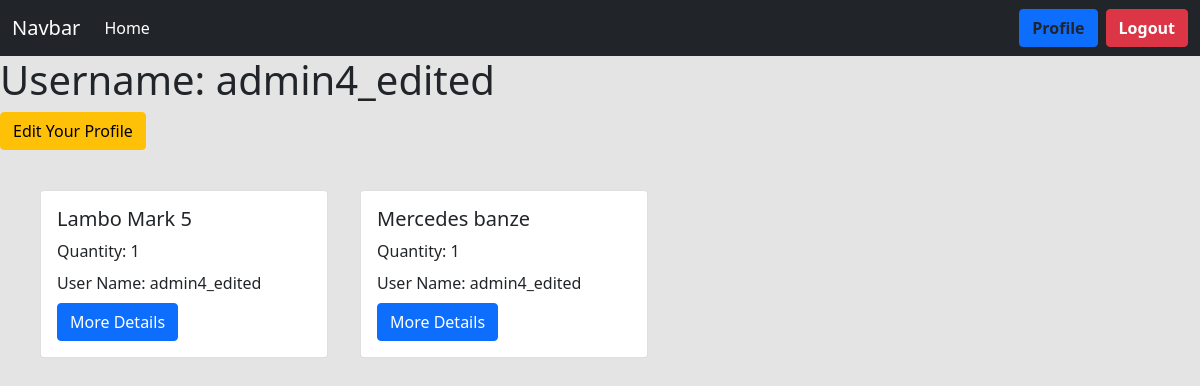
/user/profile/ (signed in), run on the app's committed database.
### user/models.py (models this page shows, shortened)
class History(models.Model):
    name = models.CharField(max_length=100)
    brand = models.CharField(max_length=100)
    quantity = models.IntegerField()
    user = models.ForeignKey(User, on_delete=models.CASCADE, related_name='histories', null=True, blank = True)
    date = models.DateTimeField(auto_now_add = True, null=True, blank=True)

### user/views.py (the view)
# urls.py: path('profile/',views.ProfleView.as_view(), name="profile"),
@method_decorator(login_required , name = 'dispatch')
class ProfleView(DetailView):
    template_name='profile.html'
    model = User
    context_object_name = 'user'
    def get_object(self):
        return self.request.user
    def get_context_data(self, **kwargs):
        context = super().get_context_data(**kwargs)
        context['history'] = History.objects.filter(user=self.request.user)
        return context

### user/templates/profile.html
{% extends "base.html" %}
{% block content %}
<h1>Username: {{user.username}}</h1>
<a href="{% url "changeprofile" %}" class="btn btn-warning">Edit Your Profile</a>
<div class="d-flex flex-wrap m-4">
    {% for car in history %}
    <div class="card m-3" style="width: 18rem;">
        <div class="card-body">
          <h5 class="card-title">{{car.name}}</h5>
          <p class="card-title">Quantity: {{car.quantity}}</p>
          <p class="card-title">User Name: {{car.user.username}}</p>
          <a href="{% url "deatils" car.id %}" class="btn btn-primary">More Details</a>
        </div>
      </div>
    {% endfor %}
</div>
{% endblock %}

### data on the page
History: name "Lambo Mark 5", quantity "1", user.username "admin4_edited"
History: name "Mercedes banze", quantity "1", user.username "admin4_edited"

### other printed values
{{ user.username }} "admin4_edited"
